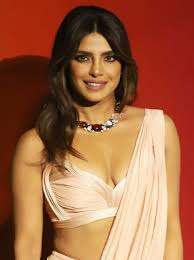
#> input picture training_images/priyanka_chopra_jonas/1.jpg, 194 x 260 px
$ python main.py
#> lines starting #> are read from the running program, lines starting #| are printed output that depends on the picture; after the words box and inside, x2 and y2 are one past the last pixel; in counts of white or black regions, pixels touching at a corner belong together
import os
import cv2
import numpy as np
import pyttsx3 #For Text to speech
from datetime import datetime

#Text to speech function
def speak_name(name, already_announced):
    """Uses pyttsx3 for Text-To-Speech to announce the recognized person's name once."""
    if name in already_announced:
        return already_announced

    engine=pyttsx3.init()
    engine.setProperty("rate", 150) #Speed of speech
    engine.setProperty("volume", 0.9) #Volume level (0-1)

    if name!="Unknown":
        engine.say(f"This is {name}.")
        already_announced.add(name) #Mark as announced
    else:
        engine.say("I'm sorry, do I know you?")

    engine.runAndWait()
    return already_announced


def preprocess_image(image_path):
    """Preprocess the image by detcting the face, cropping and resizing it."""
    face_cascade_path=cv2.data.haarcascades+"haarcascade_frontalface_default.xml"
    face_cascade=cv2.CascadeClassifier(face_cascade_path)

    image=cv2.imread(image_path, cv2.IMREAD_GRAYSCALE)
    if image is None:
        raise IOError(f"Image not found at path:{image_path}")

    faces=face_cascade.detectMultiScale(image, scaleFactor=1.1, minNeighbors=5)
    if len(faces)==0:
        raise ValueError("No faces detected in the image.")

    #Use first detected face
    x,y,w,h=faces[0]
    face_roi=image[y:y+h,x:x+w]
    face_resized=cv2.resize(face_roi, (100,100)) # Resize to match training dimensions
    return face_resized

def train_recognizer(training_dir):
    """Train the face recognizer with labeled images."""
#> called with training_dir = 'training_images'
    face_cascade = cv2.CascadeClassifier(cv2.data.haarcascades + 'haarcascade_frontalface_default.xml')
    recognizer = cv2.face.LBPHFaceRecognizer_create()

    #Training data
    training_data=[]
    labels=[]
    label_map={}

    if not os.path.exists(training_dir):
        print(f"Training directory '{training_dir}' not found.")
        return None, None, None

    label_id=0
    for label in os.listdir(training_dir):
        label_path=os.path.join(training_dir, label)
        if not os.path.isdir(label_path):
            continue

        label_map[label_id]=label
        for img_file in os.listdir(label_path):
            img_path=os.path.join(label_path, img_file)
            img=cv2.imread(img_path, cv2.IMREAD_GRAYSCALE)
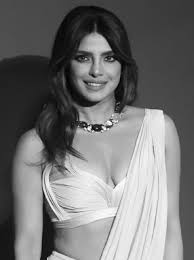
#> img: shape (260, 194); min 0, max 255, mean 114.9
            if img is None:
                continue

            training_data.append(img)
            labels.append(label_id)

        label_id+=1
#> label_id = 1

    recognizer.train(training_data, np.array(labels))
    print("Training Complete!")
    return recognizer, label_map, face_cascade


def recognize_faces_live(recognizer, label_map, face_cascade):
    """Recognizes faces in real-time using webcam video and announces their name."""
    cap = cv2.VideoCapture(0)
    already_announced = set()  # Set to track announced names
    no_face_count = 0  # Counter to reset announcements when no faces are detected

    while True:
        ret, frame = cap.read()
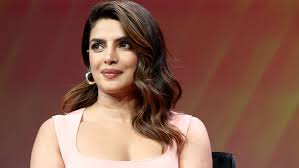
#> input picture training_images/priyanka_chopra_jonas/3.jpg, 299 x 168 px, given in place of the camera
#> frame is the input picture: shape (168, 299, 3); mean B, G, R 74.5, 88.6, 133.7
        if not ret:
            print("Failed to capture frame. Exiting...")
            break

        #Convert to grayscale for face detection and recognition
        gray=cv2.cvtColor(frame, cv2.COLOR_BGR2GRAY)
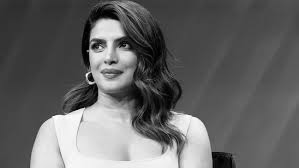
#> gray: shape (168, 299); min 0, max 254, mean 100.5

        #Detect faces in the frame
        faces=face_cascade.detectMultiScale(gray, scaleFactor=1.1,minNeighbors=5)
#> faces = [[79, 22, 63, 63]]
        if len(faces)==0:
            no_face_count+=1
            if no_face_count>30:
                already_announced.clear()
        else:
            no_face_count=0

        for (x,y,w,h) in faces:
            #Extract the face region of interest (ROI)
            roi_gray = gray[y:y+h, x:x+w]
            label, confidence = recognizer.predict(roi_gray)

            name = label_map.get(label, "Unknown")
            confidence_text = f"{name} (Confidence: {confidence:.2f})"

            # Display on screen
            cv2.rectangle(frame, (x, y), (x + w, y + h), (255, 0, 0), 2)
            cv2.putText(frame, confidence_text, (x, y - 10), cv2.FONT_HERSHEY_SIMPLEX, 0.9, (0, 255, 0), 2)

            # Speak name
            already_announced = speak_name(name, already_announced)
#> this loop made 1 pass
#> (x, y, w, h, label, confidence) on pass 1: (79, 22, 63, 63, 0, 154.1)
#> pass 1, in recognize_faces_live, `roi_gray = gray[y:y+h, x:x+w]`:
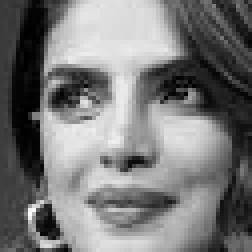
#> roi_gray: shape (63, 63) (shown 4 times larger); min 0, max 252, mean 120.7
#> after the loop:
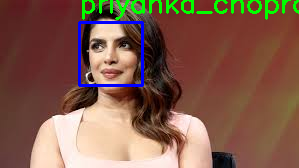
#> frame: shape (168, 299, 3); 4.04% of pixels changed, all inside (x1, y1, x2, y2) = (78, 0, 299, 87)

        cv2.imshow("Recognition", frame)

        # Exit condition
        if cv2.waitKey(1) & 0xFF == ord('q'):
#> (key q is pressed here)
            break

    cap.release()
    cv2.destroyAllWindows()

if __name__ == "__main__":
    training_dir = "training_images"  # Training directory path

    # Train the recognizer
    recognizer, label_map, face_cascade = train_recognizer(training_dir)
    if recognizer is None or label_map is None or face_cascade is None:
        print("Failed to initialize face recognition system. Exiting...")
    else:
        print("Training completed successfully!")
        # Start real-time face recognition
        recognize_faces_live(recognizer, label_map, face_cascade)
